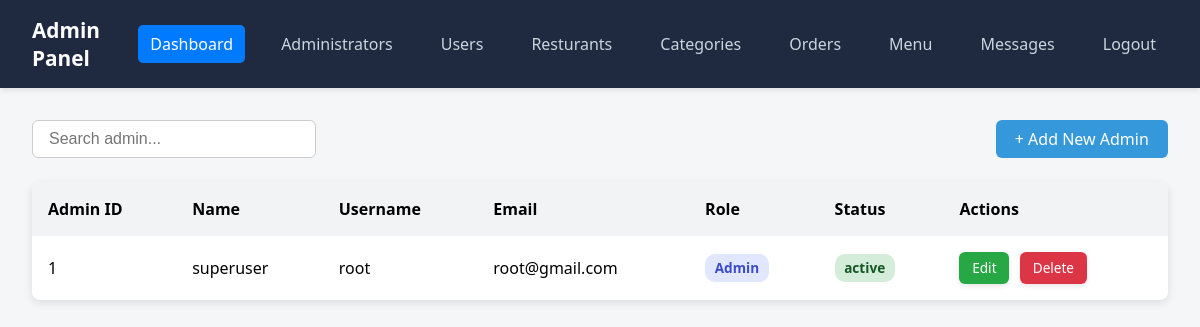
/admin/administrator.php (signed in), run on the app's committed database.
### tables this page shows
CREATE TABLE `admin_tb` (
  `id` int(10) UNSIGNED NOT NULL,
  `full_name` varchar(100) NOT NULL,
  `username` varchar(200) NOT NULL,
  `email` varchar(200) NOT NULL,
  `password` varchar(255) NOT NULL,
  `role` varchar(50) NOT NULL,
  `status` varchar(100) NOT NULL
);

### admin/administrator.php (the view, shortened to what this page needs)
<?php
include "connection/connect.php";
   ?>
<!DOCTYPE html>
<html lang="en">
<head>
</head>
<body>
<?php include "partials/header.php";
   include "connection/connect.php";
?>
<div class="user-container">
  <div class="top-bar">
    <input type="text" id="searchUser" placeholder="Search admin...">
    <a class="add-user-btn" href="add-admin.php">+ Add New Admin</a>
  </div>
  <table>
    <thead>
      <tr>
        <th>Admin ID</th>
        <th>Name</th>
        <th>Username</th>
        <th>Email</th>
        <th>Role</th>
        <th>Status</th>
        <th>Actions</th>
      </tr>
    </thead>
    <?php
       $sql = "SELECT * FROM admin_tb";
       $res = mysqli_query($conn,$sql);
       if($res == TRUE)
         {
              $cout = mysqli_num_rows($res);
              if($cout > 0)
                {
                  $admin_id = 1;
                  while($row = mysqli_fetch_array($res))
                  {
                    $id   = $row["id"];
                    $full_name = $row["full_name"];
                    $username  = $row["username"];
                    $email  = $row["email"];
                    $role   = $row["role"];
                    $status = $row["status"];
                    ?>
                    <tbody id="userTable">
                    <tr>
                      <td data-label="User ID"><?php echo $admin_id?></td>
                      <td data-label="Name"><?php echo $full_name?></td>
                      <td data-label="Username"><?php echo $username?></td>
                      <td data-label="Email"><?php echo $email?></td>
                      <td data-label="Role"><span class="badge admin"><?php echo $role?></span></td>
                      <td data-label="Status"><span class="badge active"><?php echo $status?></span></td>
                      <td data-label="Actions" class="action-buttons">
                        <a href="<?php echo $SITEURL;?>admin/update-admin.php?id=<?php echo $id?>" class="edit-btn">Edit</a>
                        <a href="<?php echo $SITEURL;?>admin/delete-admin.php?id=<?php echo $id?>" class="delete-btn">Delete</a>
                      </td>
                    </tr>
                    </tbody>
                    <?php
                    $admin_id++;
                  }
                }
         }
    ?>
  </table>
</div>
</body>
</html>

### admin/administrator.php (style rules this page uses)
body { margin: 0; font-family: 'Segoe UI', sans-serif; background: #f4f6f8; }
.user-container { padding: 2rem; }
.top-bar { display: flex; justify-content: space-between; flex-wrap: wrap; gap: 1rem; margin-bottom: 1.5rem; }
.top-bar input { padding: 0.5rem 1rem; font-size: 1rem; border-radius: 6px; border: 1px solid #ccc; width: 250px; }
.add-user-btn { background-color: #3498db; color: white; padding: 0.5rem 1.2rem; border: none; border-radius: 6px; cursor: pointer; font-size: 1rem; text-decoration: none; }
table { width: 100%; border-collapse: collapse; background: white; box-shadow: 0 3px 8px rgba(0,0,0,0.1); border-radius: 8px; overflow: hidden; }
th, td { padding: 1rem; text-align: left; }
th { background-color: #f1f3f5; font-weight: 600; }
.badge { padding: 0.3rem 0.6rem; border-radius: 10px; font-size: 0.85rem; font-weight: bold; display: inline-block; }
.active { background-color: #d4edda; color: #155724; }
.admin { background-color: #e0e7ff; color: #3b4cca; }
.action-buttons a { display: inline-block; padding: 0.4rem 0.8rem; margin-right: 0.4rem; border-radius: 6px; text-decoration: none; color: #fff; font-size: 0.85rem; transition: background 0.3s ease, transform 0.2s ease; box-shadow: 0 2px 5px rgba(0,0,0,0.1); }
.edit-btn { background-color: #28a745; }
.delete-btn { background-color: #dc3545; }

### admin/partials/header.php (style rules this page uses)
body { margin: 0; font-family: 'Segoe UI', sans-serif; }

### data on the page
admin_tb: full_name "superuser", username "root", email "root@gmail.com", role "Admin", status "active"
